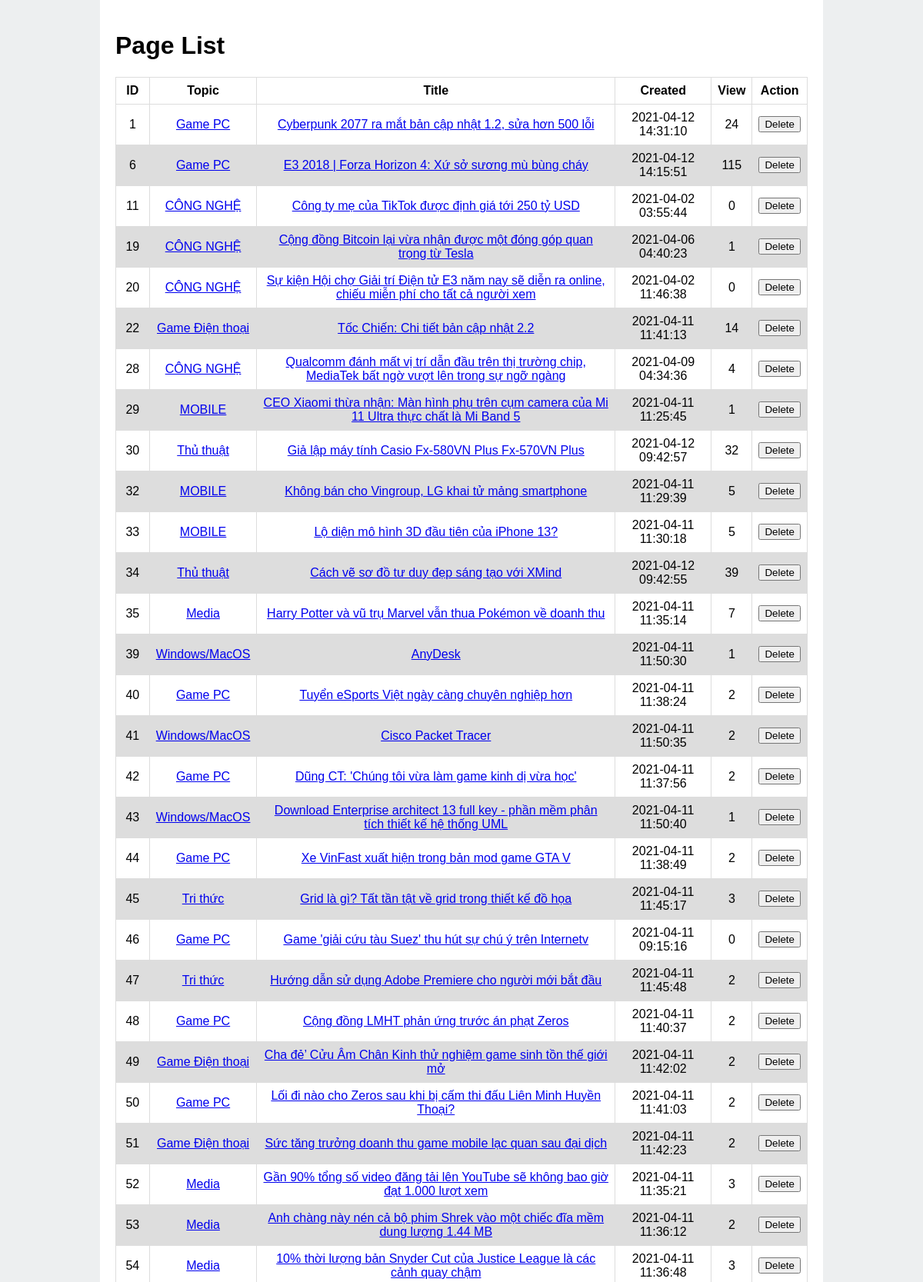
Page /admin/PageList.php (upper part) on the committed database.
### tables this page shows
CREATE TABLE `pages` (
  `id` int(11) UNSIGNED NOT NULL,
  `topic` varchar(50) NOT NULL,
  `title` varchar(100) NOT NULL,
  `url` varchar(300) NOT NULL,
  `label` varchar(100) NOT NULL,
  `body` text NOT NULL,
  `created` timestamp NOT NULL DEFAULT current_timestamp() ON UPDATE current_timestamp(),
  `view` int(11) NOT NULL,
  `updated` timestamp NULL DEFAULT NULL,
  `userId` int(11) DEFAULT NULL
);

### admin/PageList.php (called while the page is built)
<?php
    require 'start.php';
    require MODEL_ROOT . '/getPageList.php';
    require VIEW_ROOT . '/PageView.php';
?>

### admin/model/getPageList.php (called while the page is built)
<?php
    $pages = $db->query("
        SELECT id, topic, title, url, created, view
        FROM pages
        ORDER BY id
    ")->fetchAll(PDO::FETCH_ASSOC);

### admin/views/PageView.php (the view, shortened to what this page needs)
<!DOCTYPE html>
<html lang="en">
<head>
    <link rel="stylesheet" href="<?php echo BASE_VIEW; ?>assets/css/styles.css">
</head>
<body>
    <div class='wrapper'>
        <h1> Page List </h1>
        <table>
        <thead>
            <tr>
                <th>ID</th>
                <th>Topic</th>
                <th>Title</th>
                <th>Created</th>
                <th>View</th>
                <th colspan="2">Action</th>
            </tr>
        </thead>
            <?php foreach($pages as $row):?>
                <tr>
                    <td><?php echo $row['id'];?></td>
                    <td>
                        <a href="http://localhost/myweb/webProject/topic.php?topic=<?php echo $row['topic'];?>" target="_blank">
                            <?php echo $row['topic'];?>
                        </a>
                    </td>
                    <td>
                        <a href="http://localhost/myweb/webProject/page.php?id=<?php echo $row['id'];?>" target="_blank">
                            <?php echo $row['title'];?>
                        </a>
                    </td>
                    <td><?php echo $row['created'];?></td>
                    <td><?php echo $row['view'];?></td>
                    <td>
                        <button onclick="deletePage(<?php echo $row['id']; ?>, this)">Delete</button>
                    </td>
                </tr>
            <?php endforeach;?>
        </table>
    </div>
</body>
</html>

### admin/views/assets/css/styles.css (style rules this page uses)
body { font: 1em "Helveltica", sans-serif; background-color: #edeff0; margin: 0; }
.wrapper { margin: 0 auto; padding: 20px; width: 100%; max-width: 900px; background-color: #fff; }
h1, h2, h3, h4, h5 { font-weight: 200%; }
table { font-family: arial, sans-serif; border-collapse: collapse; width: 100%; }
td { border: 1px solid #dddddd; text-align: center; padding: 8px; }
th { border: 1px solid #dddddd; text-align: center; padding: 8px; }
tr:nth-child(even) { background-color: #dddddd; }

### rows in the picture
pages: id "1", topic "Game PC", title "Cyberpunk 2077 ra mắt bản cập nhật 1.2, sửa hơn 500 lỗi", created "2021-04-12 14:31:10", view "24"
pages: id "6", topic "Game PC", title "E3 2018 | Forza Horizon 4: Xứ sở sương mù bùng cháy", created "2021-04-12 14:15:51", view "115"
pages: id "11", topic "CÔNG NGHỆ", title "Công ty mẹ của TikTok được định giá tới 250 tỷ USD", created "2021-04-02 03:55:44", view "0"
pages: id "19", topic "CÔNG NGHỆ", title "Cộng đồng Bitcoin lại vừa nhận được một đóng góp quan trọng từ Tesla", created "2021-04-06 04:40:23", view "1"
pages: id "20", topic "CÔNG NGHỆ", title "Sự kiện Hội chợ Giải trí Điện tử E3 năm nay sẽ diễn ra online, chiếu miễn phí cho tất cả người xem", created "2021-04-02 11:46:38", view "0"
pages: id "22", topic "Game Điện thoại", title "Tốc Chiến: Chi tiết bản cập nhật 2.2", created "2021-04-11 11:41:13", view "14"
pages: id "28", topic "CÔNG NGHỆ", title "Qualcomm đánh mất vị trí dẫn đầu trên thị trường chip, MediaTek bất ngờ vượt lên trong sự ngỡ ngàng", created "2021-04-09 04:34:36", view "4"
pages: id "29", topic "MOBILE", title "CEO Xiaomi thừa nhận: Màn hình phụ trên cụm camera của Mi 11 Ultra thực chất là Mi Band 5", created "2021-04-11 11:25:45", view "1"
pages: id "30", topic "Thủ thuật", title "Giả lập máy tính Casio Fx-580VN Plus Fx-570VN Plus", created "2021-04-12 09:42:57", view "32"
pages: id "32", topic "MOBILE", title "Không bán cho Vingroup, LG khai tử mảng smartphone", created "2021-04-11 11:29:39", view "5"
pages: id "33", topic "MOBILE", title "Lộ diện mô hình 3D đầu tiên của iPhone 13?", created "2021-04-11 11:30:18", view "5"
pages: id "34", topic "Thủ thuật", title "Cách vẽ sơ đồ tư duy đẹp sáng tạo với XMind", created "2021-04-12 09:42:55", view "39"
pages: id "35", topic "Media", title "Harry Potter và vũ trụ Marvel vẫn thua Pokémon về doanh thu", created "2021-04-11 11:35:14", view "7"
pages: id "39", topic "Windows/MacOS", title "AnyDesk", created "2021-04-11 11:50:30", view "1"
pages: id "40", topic "Game PC", title "Tuyển eSports Việt ngày càng chuyên nghiệp hơn", created "2021-04-11 11:38:24", view "2"
pages: id "41", topic "Windows/MacOS", title "Cisco Packet Tracer", created "2021-04-11 11:50:35", view "2"
pages: id "42", topic "Game PC", title "Dũng CT: 'Chúng tôi vừa làm game kinh dị vừa học'", created "2021-04-11 11:37:56", view "2"
pages: id "43", topic "Windows/MacOS", title "Download Enterprise architect 13 full key - phần mềm phân tích thiết kế hệ thống UML", created "2021-04-11 11:50:40", view "1"
pages: id "44", topic "Game PC", title "Xe VinFast xuất hiện trong bản mod game GTA V", created "2021-04-11 11:38:49", view "2"
pages: id "45", topic "Tri thức", title "Grid là gì? Tất tần tật về grid trong thiết kế đồ họa", created "2021-04-11 11:45:17", view "3"
pages: id "46", topic "Game PC", title "Game 'giải cứu tàu Suez' thu hút sự chú ý trên Internetv", created "2021-04-11 09:15:16", view "0"
pages: id "47", topic "Tri thức", title "Hướng dẫn sử dụng Adobe Premiere cho người mới bắt đầu", created "2021-04-11 11:45:48", view "2"
pages: id "48", topic "Game PC", title "Cộng đồng LMHT phản ứng trước án phạt Zeros", created "2021-04-11 11:40:37", view "2"
pages: id "49", topic "Game Điện thoại", title "Cha đẻ’ Cửu Âm Chân Kinh thử nghiệm game sinh tồn thế giới mở", created "2021-04-11 11:42:02", view "2"
pages: id "50", topic "Game PC", title "Lối đi nào cho Zeros sau khi bị cấm thi đấu Liên Minh Huyền Thoại?", created "2021-04-11 11:41:03", view "2"
pages: id "51", topic "Game Điện thoại", title "Sức tăng trưởng doanh thu game mobile lạc quan sau đại dịch", created "2021-04-11 11:42:23", view "2"
pages: id "52", topic "Media", title "Gần 90% tổng số video đăng tải lên YouTube sẽ không bao giờ đạt 1.000 lượt xem", created "2021-04-11 11:35:21", view "3"
pages: id "53", topic "Media", title "Anh chàng này nén cả bộ phim Shrek vào một chiếc đĩa mềm dung lượng 1.44 MB", created "2021-04-11 11:36:12", view "2"
pages: id "54", topic "Media", title "10% thời lượng bản Snyder Cut của Justice League là các cảnh quay chậm", created "2021-04-11 11:36:48", view "3"
